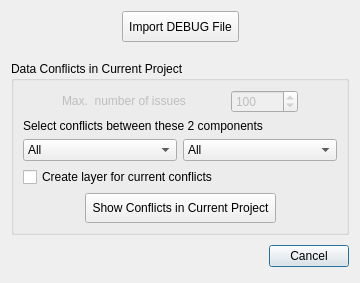
<?xml version="1.0" encoding="UTF-8"?>
<ui version="4.0">
 <class>flopro_runner</class>
 <widget class="QDialog" name="flopro_runner">
  <property name="geometry">
   <rect>
    <x>0</x>
    <y>0</y>
    <width>310</width>
    <height>283</height>
   </rect>
  </property>
  <property name="acceptDrops">
   <bool>false</bool>
  </property>
  <property name="windowTitle">
   <string>Warnings and Errors</string>
  </property>
  <layout class="QGridLayout" name="gridLayout_5">
   <item row="0" column="0">
    <layout class="QGridLayout" name="gridLayout_3">
     <item row="0" column="0">
      <spacer name="horizontalSpacer">
       <property name="orientation">
        <enum>Qt::Horizontal</enum>
       </property>
       <property name="sizeHint" stdset="0">
        <size>
         <width>30</width>
         <height>22</height>
        </size>
       </property>
      </spacer>
     </item>
     <item row="0" column="1">
      <widget class="QToolButton" name="import_DEBUG_btn">
       <property name="sizePolicy">
        <sizepolicy hsizetype="Minimum" vsizetype="Minimum">
         <horstretch>0</horstretch>
         <verstretch>0</verstretch>
        </sizepolicy>
       </property>
       <property name="text">
        <string>Import DEBUG File</string>
       </property>
      </widget>
     </item>
     <item row="0" column="2">
      <spacer name="horizontalSpacer_2">
       <property name="orientation">
        <enum>Qt::Horizontal</enum>
       </property>
       <property name="sizeHint" stdset="0">
        <size>
         <width>30</width>
         <height>22</height>
        </size>
       </property>
      </spacer>
     </item>
    </layout>
   </item>
   <item row="1" column="0">
    <spacer name="verticalSpacer">
     <property name="orientation">
      <enum>Qt::Vertical</enum>
     </property>
     <property name="sizeType">
      <enum>QSizePolicy::Fixed</enum>
     </property>
     <property name="sizeHint" stdset="0">
      <size>
       <width>262</width>
       <height>13</height>
      </size>
     </property>
    </spacer>
   </item>
   <item row="2" column="0">
    <widget class="QGroupBox" name="groupBox">
     <property name="sizePolicy">
      <sizepolicy hsizetype="Fixed" vsizetype="Fixed">
       <horstretch>0</horstretch>
       <verstretch>0</verstretch>
      </sizepolicy>
     </property>
     <property name="title">
      <string>Data Conflicts in Current Project</string>
     </property>
     <layout class="QGridLayout" name="gridLayout_4">
      <item row="0" column="0" colspan="2">
       <layout class="QGridLayout" name="gridLayout">
        <item row="0" column="0">
         <widget class="QLabel" name="label">
          <property name="enabled">
           <bool>false</bool>
          </property>
          <property name="sizePolicy">
           <sizepolicy hsizetype="Fixed" vsizetype="Fixed">
            <horstretch>0</horstretch>
            <verstretch>0</verstretch>
           </sizepolicy>
          </property>
          <property name="text">
           <string>Max.  number of issues</string>
          </property>
         </widget>
        </item>
        <item row="0" column="1">
         <widget class="QSpinBox" name="n_issues_sbox">
          <property name="enabled">
           <bool>false</bool>
          </property>
          <property name="sizePolicy">
           <sizepolicy hsizetype="Fixed" vsizetype="Fixed">
            <horstretch>0</horstretch>
            <verstretch>0</verstretch>
           </sizepolicy>
          </property>
          <property name="maximum">
           <number>1000000</number>
          </property>
          <property name="value">
           <number>100</number>
          </property>
         </widget>
        </item>
       </layout>
      </item>
      <item row="1" column="0" colspan="2">
       <widget class="QLabel" name="label_2">
        <property name="text">
         <string>Select conflicts between these 2 components</string>
        </property>
       </widget>
      </item>
      <item row="2" column="0">
       <widget class="QComboBox" name="component1_cbo">
        <property name="maxVisibleItems">
         <number>20</number>
        </property>
        <item>
         <property name="text">
          <string>All</string>
         </property>
        </item>
        <item>
         <property name="text">
          <string>Inflows</string>
         </property>
        </item>
        <item>
         <property name="text">
          <string>Outflows</string>
         </property>
        </item>
        <item>
         <property name="text">
          <string>Reduction Factors</string>
         </property>
        </item>
        <item>
         <property name="text">
          <string>Full ARF</string>
         </property>
        </item>
        <item>
         <property name="text">
          <string>Partial ARF</string>
         </property>
        </item>
        <item>
         <property name="text">
          <string>WRF</string>
         </property>
        </item>
        <item>
         <property name="text">
          <string>Hydr. Structures</string>
         </property>
        </item>
        <item>
         <property name="text">
          <string>Channels (Left Bank)</string>
         </property>
        </item>
        <item>
         <property name="text">
          <string>Channels (Right Bank)</string>
         </property>
        </item>
        <item>
         <property name="text">
          <string>Levees</string>
         </property>
        </item>
        <item>
         <property name="text">
          <string>Mult. Channels</string>
         </property>
        </item>
        <item>
         <property name="text">
          <string>Storm Drain Inlets</string>
         </property>
        </item>
        <item>
         <property name="text">
          <string>Storm Drain Outfalls</string>
         </property>
        </item>
        <item>
         <property name="text">
          <string>Streets</string>
         </property>
        </item>
        <item>
         <property name="text">
          <string>Inner Channels</string>
         </property>
        </item>
       </widget>
      </item>
      <item row="2" column="1">
       <widget class="QComboBox" name="component2_cbo">
        <property name="maxVisibleItems">
         <number>20</number>
        </property>
        <item>
         <property name="text">
          <string>All</string>
         </property>
        </item>
        <item>
         <property name="text">
          <string>Inflows</string>
         </property>
        </item>
        <item>
         <property name="text">
          <string>Outflows</string>
         </property>
        </item>
        <item>
         <property name="text">
          <string>Reduction Factors</string>
         </property>
        </item>
        <item>
         <property name="text">
          <string>Full ARF</string>
         </property>
        </item>
        <item>
         <property name="text">
          <string>Partial ARF</string>
         </property>
        </item>
        <item>
         <property name="text">
          <string>WRF</string>
         </property>
        </item>
        <item>
         <property name="text">
          <string>Hydr. Structures</string>
         </property>
        </item>
        <item>
         <property name="text">
          <string>Channels (Left Bank)</string>
         </property>
        </item>
        <item>
         <property name="text">
          <string>Channels (Right Bank)</string>
         </property>
        </item>
        <item>
         <property name="text">
          <string>Levees</string>
         </property>
        </item>
        <item>
         <property name="text">
          <string>Mult. Channels</string>
         </property>
        </item>
        <item>
         <property name="text">
          <string>Storm Drain Inlets</string>
         </property>
        </item>
        <item>
         <property name="text">
          <string>Storm Drain Outfalls</string>
         </property>
        </item>
        <item>
         <property name="text">
          <string>Streets</string>
         </property>
        </item>
        <item>
         <property name="text">
          <string>Inner Channel</string>
         </property>
        </item>
       </widget>
      </item>
      <item row="3" column="0" colspan="2">
       <widget class="QCheckBox" name="create_conflicts_layer_chck">
        <property name="text">
         <string>Create layer for current conflicts</string>
        </property>
       </widget>
      </item>
      <item row="4" column="0" colspan="2">
       <layout class="QGridLayout" name="gridLayout_2">
        <item row="0" column="0">
         <spacer name="horizontalSpacer_3">
          <property name="orientation">
           <enum>Qt::Horizontal</enum>
          </property>
          <property name="sizeHint" stdset="0">
           <size>
            <width>40</width>
            <height>30</height>
           </size>
          </property>
         </spacer>
        </item>
        <item row="0" column="1">
         <widget class="QToolButton" name="errors_in_current_project_btn">
          <property name="sizePolicy">
           <sizepolicy hsizetype="Minimum" vsizetype="Minimum">
            <horstretch>0</horstretch>
            <verstretch>0</verstretch>
           </sizepolicy>
          </property>
          <property name="text">
           <string>Show Conflicts in Current Project</string>
          </property>
         </widget>
        </item>
        <item row="0" column="2">
         <spacer name="horizontalSpacer_4">
          <property name="orientation">
           <enum>Qt::Horizontal</enum>
          </property>
          <property name="sizeHint" stdset="0">
           <size>
            <width>40</width>
            <height>30</height>
           </size>
          </property>
         </spacer>
        </item>
       </layout>
      </item>
     </layout>
    </widget>
   </item>
   <item row="3" column="0">
    <widget class="QDialogButtonBox" name="errors_buttonBox">
     <property name="sizePolicy">
      <sizepolicy hsizetype="Preferred" vsizetype="Preferred">
       <horstretch>0</horstretch>
       <verstretch>0</verstretch>
      </sizepolicy>
     </property>
     <property name="orientation">
      <enum>Qt::Horizontal</enum>
     </property>
     <property name="standardButtons">
      <set>QDialogButtonBox::Cancel</set>
     </property>
    </widget>
   </item>
  </layout>
 </widget>
 <resources/>
 <connections>
  <connection>
   <sender>errors_buttonBox</sender>
   <signal>accepted()</signal>
   <receiver>flopro_runner</receiver>
   <slot>accept()</slot>
   <hints>
    <hint type="sourcelabel">
     <x>210</x>
     <y>244</y>
    </hint>
    <hint type="destinationlabel">
     <x>157</x>
     <y>253</y>
    </hint>
   </hints>
  </connection>
  <connection>
   <sender>errors_buttonBox</sender>
   <signal>rejected()</signal>
   <receiver>flopro_runner</receiver>
   <slot>reject()</slot>
   <hints>
    <hint type="sourcelabel">
     <x>210</x>
     <y>244</y>
    </hint>
    <hint type="destinationlabel">
     <x>286</x>
     <y>253</y>
    </hint>
   </hints>
  </connection>
  <connection>
   <sender>import_DEBUG_btn</sender>
   <signal>clicked()</signal>
   <receiver>flopro_runner</receiver>
   <slot>reject()</slot>
   <hints>
    <hint type="sourcelabel">
     <x>130</x>
     <y>23</y>
    </hint>
    <hint type="destinationlabel">
     <x>19</x>
     <y>26</y>
    </hint>
   </hints>
  </connection>
  <connection>
   <sender>errors_in_current_project_btn</sender>
   <signal>clicked()</signal>
   <receiver>flopro_runner</receiver>
   <slot>accept()</slot>
   <hints>
    <hint type="sourcelabel">
     <x>134</x>
     <y>183</y>
    </hint>
    <hint type="destinationlabel">
     <x>250</x>
     <y>40</y>
    </hint>
   </hints>
  </connection>
 </connections>
</ui>
